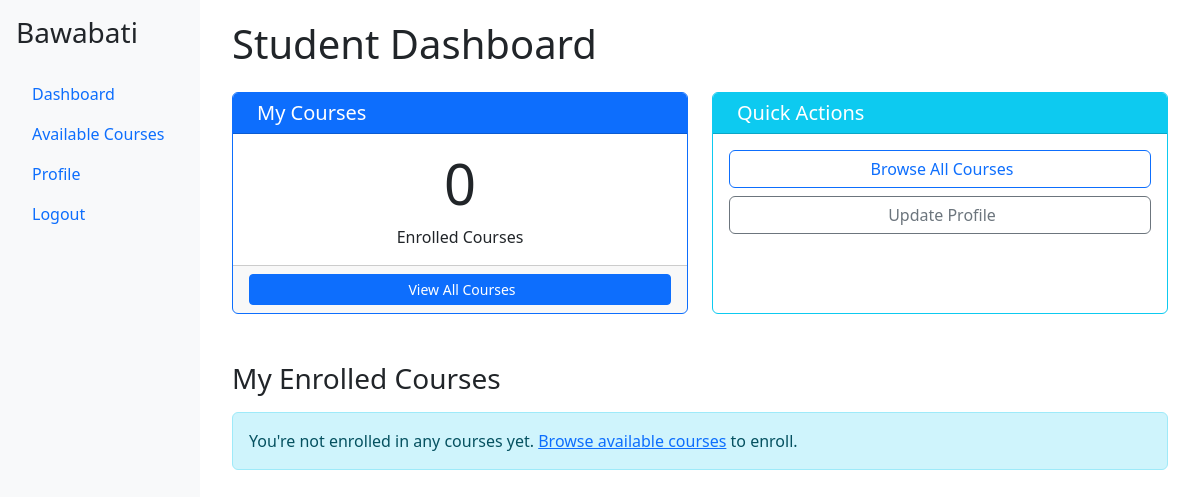
The app's page / (signed in), older data.
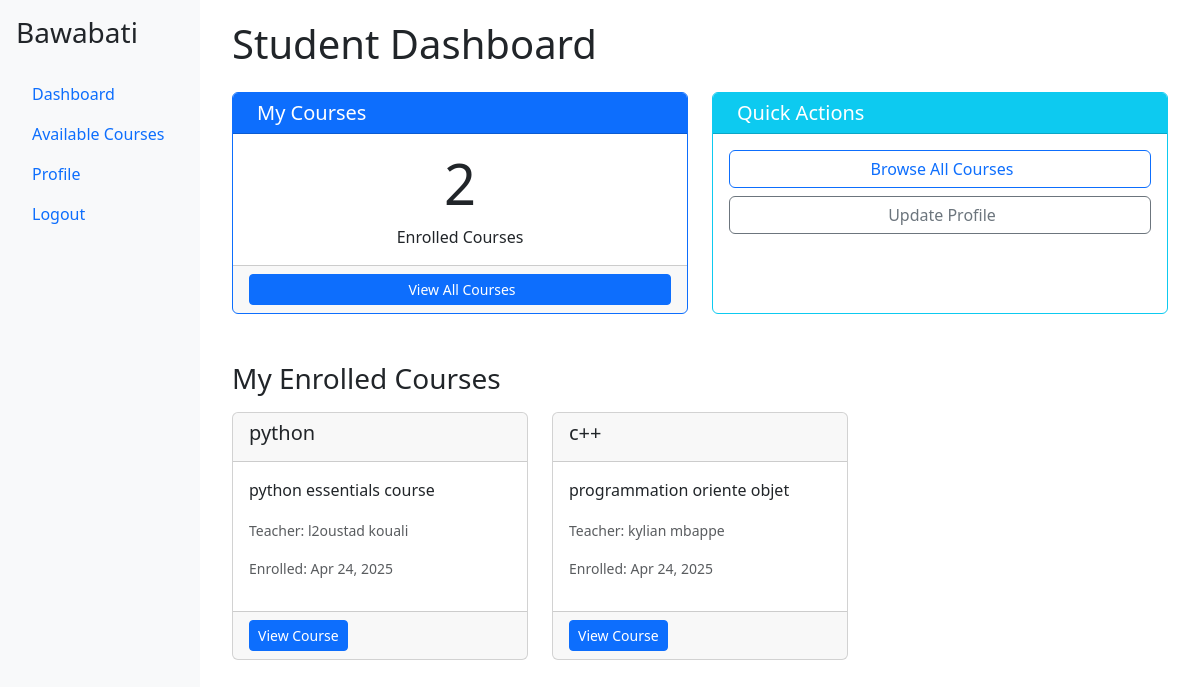
The same page, newer data.
### bawabati_app/models.py (models this page shows, shortened)
class Enrollment(models.Model):
    student = models.ForeignKey(
        User,
        on_delete=models.CASCADE,
        limit_choices_to={'userprofile__role': 'student'}
    )
    course = models.ForeignKey(Course, on_delete=models.CASCADE, related_name='enrollments')
    enrollment_date = models.DateTimeField(auto_now_add=True)
    class Meta:
        unique_together = ['student', 'course']

class Course(models.Model):
    title = models.CharField(max_length=200)
    description = models.TextField()
    assigned_teacher = models.ForeignKey(User, on_delete=models.CASCADE, limit_choices_to={'userprofile__role': 'teacher'})
    students = models.ManyToManyField(User, through='Enrollment', related_name='enrolled_courses', limit_choices_to={'userprofile__role': 'student'})
    created_at = models.DateTimeField(auto_now_add=True)
    updated_at = models.DateTimeField(auto_now=True)
    specialisation = models.CharField(max_length=100, blank=True)
    capacity = models.PositiveIntegerField(default=30)  # Or whatever default you want
    end_date = models.DateField(default=get_default_end_date)
    start_date=models.DateTimeField(auto_now_add=True)

### bawabati_app/views.py (the view)
# urls.py: path('', views.dashboard, name='dashboard'),
@login_required
def dashboard(request):
    user = request.user
    context = {'user': user}
    if is_admin(user):
        users = User.objects.all()
        context['users'] = users
        context['admin_count'] = users.filter(userprofile__role='admin').count()
        context['teacher_count'] = users.filter(userprofile__role='teacher').count()
        context['student_count'] = users.filter(userprofile__role='student').count()
        context['courses'] = Course.objects.all()
        return render(request, 'bawabati_app/admin_dashboard.html', context)
    elif is_teacher(user):
        context['courses'] = Course.objects.filter(assigned_teacher=user)
        return render(request, 'bawabati_app/teacher_dashboard.html', context)
    else:  # student
        context['enrollments'] = Enrollment.objects.filter(student=user)
        return render(request, 'bawabati_app/student_dashboard.html', context)

### bawabati_app/views.py (called while the page is built)
def is_admin(user):
    return hasattr(user, 'userprofile') and user.userprofile.role == 'admin'

def is_teacher(user):
    return hasattr(user, 'userprofile') and user.userprofile.role == 'teacher'

### bawabati_app/templates/bawabati_app/student_dashboard.html (shortened to what this page needs)
{% extends "bawabati_app/base.html" %}
{% block content %}
<div class="container-fluid">
    <h1 class="mb-4">Student Dashboard</h1>
    <div class="row">
        <div class="col-md-6 mb-4">
            <div class="card border-primary h-100">
                <div class="card-header bg-primary text-white">
                    <h5 class="card-title mb-0">
                         My Courses
                    </h5>
                </div>
                <div class="card-body">
                    <h1 class="display-4 text-center">{{ enrollments.count }}</h1>
                    <p class="card-text text-center">Enrolled Courses</p>
                </div>
                <div class="card-footer">
                    <a href="{% url 'course_list' %}" class="btn btn-primary btn-sm w-100">
                         View All Courses
                    </a>
                </div>
            </div>
        </div>
        <div class="col-md-6 mb-4">
            <div class="card border-info h-100">
                <div class="card-header bg-info text-white">
                    <h5 class="card-title mb-0">
                         Quick Actions
                    </h5>
                </div>
                <div class="card-body">
                    <div class="d-grid gap-2">
                        <a href="{% url 'course_list' %}" class="btn btn-outline-primary">
                             Browse All Courses
                        </a>
                        <a href="{% url 'profile' %}" class="btn btn-outline-secondary">
                             Update Profile
                        </a>
                    </div>
                </div>
            </div>
        </div>
    </div>
    <h3 class="mt-4 mb-3">My Enrolled Courses</h3>
    <div class="row">
        {% for enrollment in enrollments %}
        <div class="col-md-4 mb-4">
            <div class="card h-100">
                <div class="card-header">
                    <h5 class="card-title">{{ enrollment.course.title }}</h5>
                </div>
                <div class="card-body">
                    <p class="card-text">{{ enrollment.course.description|truncatewords:20 }}</p>
                    <p class="card-text"><small class="text-muted">
                        Teacher: {{ enrollment.course.assigned_teacher.get_full_name|default:enrollment.course.assigned_teacher.username }}
                    </small></p>
                    <p class="text-muted small">Enrolled: {{ enrollment.enrollment_date|date:"M d, Y" }}</p>
                </div>
                <div class="card-footer">
                    <a href="{% url 'course_detail' enrollment.course.id %}" class="btn btn-sm btn-primary">View Course</a>
                </div>
            </div>
        </div>
        {% empty %}
        <div class="col-12">
            <div class="alert alert-info">
                You're not enrolled in any courses yet.
                <a href="{% url 'course_list' %}">Browse available courses</a> to enroll.
            </div>
        </div>
        {% endfor %}
    </div>
</div>
{% endblock %}

### templates/bawabati_app/base.html (shortened to what this page needs)
<!DOCTYPE html>
<html lang="en">
<head>
    <link href="https://cdn.jsdelivr.net/npm/bootstrap@5.3.0/dist/css/bootstrap.min.css" rel="stylesheet">
</head>
<body>
    <div class="container-fluid">
        <div class="row">
            <div class="col-md-3 col-lg-2 sidebar p-3">
                <h3 class="mb-4">Bawabati</h3>
                <nav class="nav flex-column">
                    <a class="nav-link" href="{% url 'dashboard' %}">Dashboard</a>
                    {% if user.is_authenticated %}
                        {% if user.userprofile.role == 'admin' %}
                            <a class="nav-link" href="{% url 'user_list' %}">Users</a>
                            <a class="nav-link" href="{% url 'course_list' %}">Courses</a>
                        {% elif user.userprofile.role == 'teacher' %}
                            <a class="nav-link" href="{% url 'course_list' %}">My Courses</a>
                        {% else %}
                            <a class="nav-link" href="{% url 'course_list' %}">Available Courses</a>
                        {% endif %}
                        <a class="nav-link" href="{% url 'profile' %}">Profile</a>
                        <a class="nav-link" href="{% url 'logout' %}">Logout</a>
                    {% else %}
                        <a class="nav-link" href="{% url 'login' %}">Login</a>
                        <a class="nav-link" href="{% url 'register' %}">Register</a>
                    {% endif %}
                </nav>
            </div>
            <div class="col-md-9 col-lg-10 main-content">
                {% block content %}
                {% endblock %}
            </div>
        </div>
    </div>
</body>
</html>

### templates/bawabati_app/base.html (style rules this page uses)
.sidebar { min-height: 100vh; background-color: #f8f9fa; }
.main-content { padding: 20px; }

Row changes from the older to the newer data that the page shows:
added Enrollment: course "python", course.description "python essentials course", course.assigned_teacher.get_full_name "l2oustad kouali", enrollment_date "Apr 24, 2025"
added Enrollment: course "c++", course.description "programmation oriente objet", course.assigned_teacher.get_full_name "kylian mbappe", enrollment_date "Apr 24, 2025"
Text that changed along with them:
{{ enrollments.count }}: "0" → "2"
text no longer shown: "You're not enrolled in any courses yet. Browse available courses to enroll."
